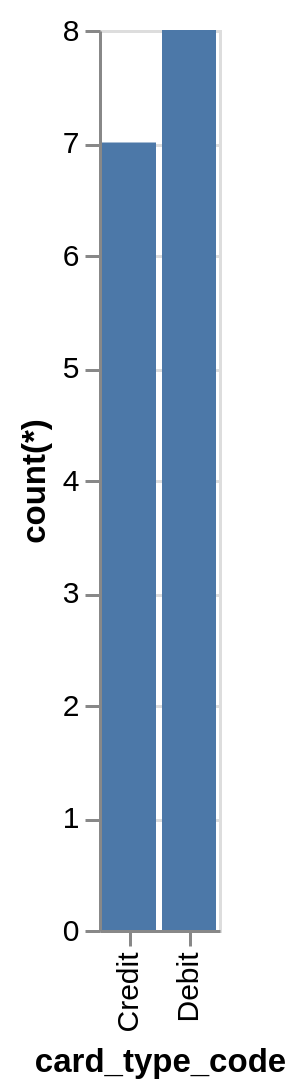

Vega-Lite specification stored for this chart:
### Vega-Lite specification from a JSON file in a GitHub repository (floating-point values rounded to 4 significant figures)
{"data": {"values": [{"x_data": "Credit", "y_data": 7}, {"x_data": "Debit", "y_data": 8}]}, "mark": "bar", "encoding": {"x": {"field": "x_data", "type": "nominal", "title": "card_type_code", "sort": {"op": "sum", "field": "y_data", "order": "ascending"}}, "y": {"field": "y_data", "type": "quantitative", "title": "count(*)"}}}
